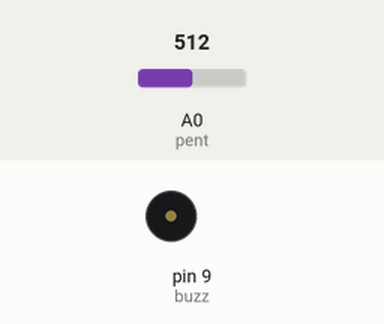
This sketch was run on a simulated Arduino Uno, built with avr-gcc and run on an emulated ATmega328P. On the bench: buzzer (waves = sounding). The test bench sets the inputs (shaded band); at power-on: A0 (pent) = 512. What the sketch prints to the serial monitor is not drawn.

Above: at 5.05 s.
Timing chart, 0 to 8.0 s (numbered marks = the images above):
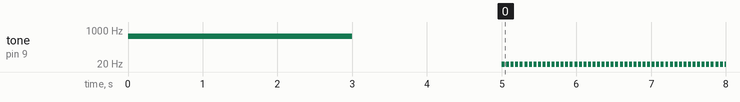

Measured:
- by itself, tone on pin 9 (buzz): plays 500 Hz for 3.0 s, 19 Hz for 0.04 s, 19 Hz for 0.04 s, 19 Hz for 0.04 s, 19 Hz for 0.04 s, 19 Hz for 0.04 s … (2056 notes in this stretch)

The sketch:

pentBuzz.ino
```cpp
const int pent = A0;
const int buzz = 9;


int pentRaw = 0;
int pentMaped = 0;

int pentRawMax = 0;
int pentRawMin = 1023;

void setup()
{
  Serial.begin(9600);

  tone(buzz, 500, 3000);

  while (millis() < 5000)
  {
    pentRaw = analogRead(pent);
    if (pentRaw > pentRawMax)
    {
      pentRawMax = pentRaw;
    }
    if (pentRaw < pentRawMin)
    {
      pentRawMin = pentRaw;
    }
  }
  noTone(buzz);
}


void loop()
{
  pentRaw = analogRead(pent);

  pentMaped = map(pentRaw, pentRawMin, pentRawMax, 20, 10000);

  tone(buzz, pentMaped, 40);
  delay(60);

  Serial.print(pentRaw);
  Serial.print(" - ");
  Serial.print(pentMaped);
  Serial.print(" - ");
  Serial.print(pentRawMin);
  Serial.print(" - ");
  Serial.println(pentRawMax);
}
```
